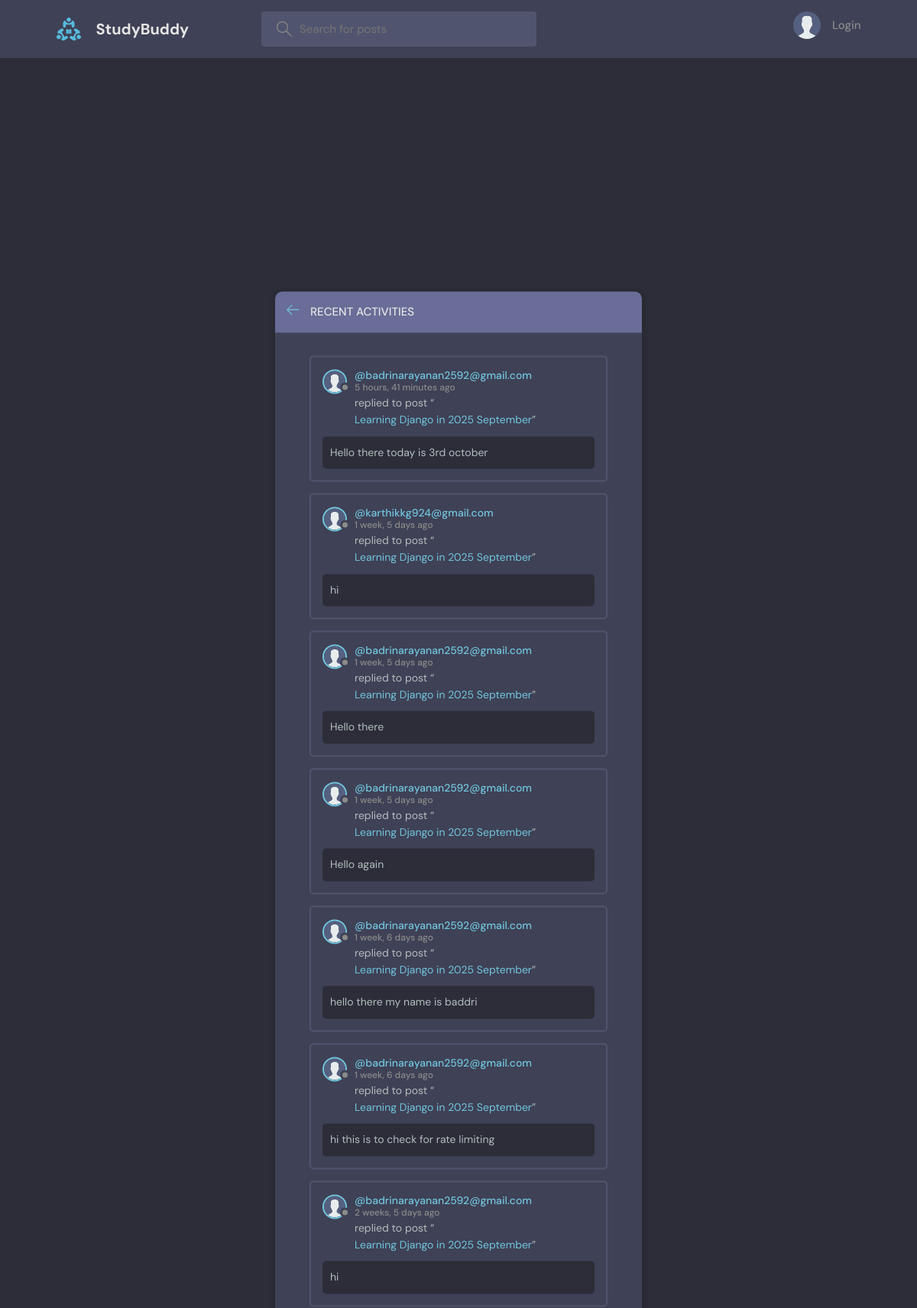
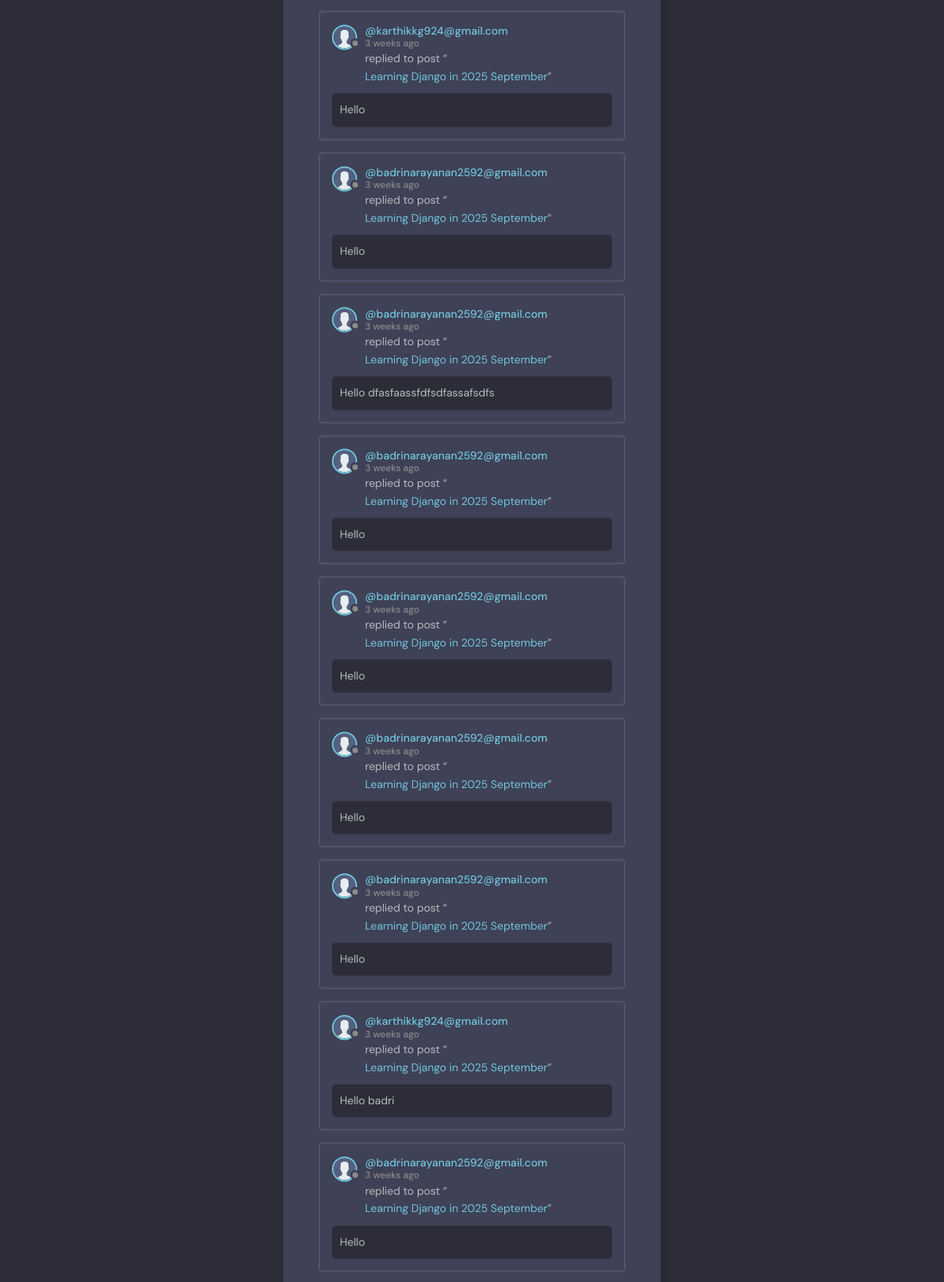
The page /activity/ (upper part) on the database its author committed (2 pictures, top to bottom).
### base/models.py (models this page shows, shortened)
class Message(models.Model):
    user = models.ForeignKey(User, on_delete=models.CASCADE)
    room = models.ForeignKey(Room, on_delete=models.CASCADE)
    body = models.TextField()
    updated = models.DateTimeField(auto_now=True)
    created = models.DateTimeField(auto_now_add=True)
    class Meta:
        ordering = ['-updated', '-created']

class User(AbstractUser):
    username = models.CharField(max_length=150, unique=False, null=True, blank=True)  # make optional
    name = models.CharField(max_length=200, null=True)
    email = models.EmailField(unique=True, null=True)
    bio = models.TextField(null=True)
    avatar = models.ImageField(null=True, default="avatar.svg")
    USERNAME_FIELD = 'email'
    REQUIRED_FIELDS = []

class Room(models.Model):
    host = models.ForeignKey(User, on_delete=models.SET_NULL, null=True)
    topic = models.ForeignKey(Topic, on_delete=models.SET_NULL, null=True)
    name = models.CharField(max_length=200)
    description = models.TextField(null=True, blank=True)
    participants = models.ManyToManyField(
        User, related_name='participants', blank=True)
    updated = models.DateTimeField(auto_now=True)
    created = models.DateTimeField(auto_now_add=True)
    class Meta:
        ordering = ['-updated', '-created']
    def __str__(self):
        return self.name

### base/views.py (the view)
# urls.py: path('activity/', views.activityPage, name="activity"),
def activityPage(request):
    room_messages = Message.objects.all()
    return render(request, 'base/activity.html', {'room_messages': room_messages})

### base/templates/base/activity.html (shortened to what this page needs)
{% extends 'main.html' %}
{% block content %}
<main class="layout">
  <div class="container">
    <div class="layout__box">
      <div class="layout__boxHeader">
        <div class="layout__boxTitle">
          <a href="{% url 'home' %}">
            <svg version="1.1" xmlns="http://www.w3.org/2000/svg" width="32" height="32" viewBox="0 0 32 32">
              <title>arrow-left</title>
              <path
                d="M13.723 2.286l-13.723 13.714 13.719 13.714 1.616-1.611-10.96-10.96h27.625v-2.286h-27.625l10.965-10.965-1.616-1.607z">
              </path>
              </path>
            </svg>
          </a>
          <h3>Recent Activities</h3>
        </div>
      </div>
      <div class="activities-page layout__body">
        {% for message in room_messages %}
        <div class="activities__box">
          <div class="activities__boxHeader roomListRoom__header">
            <a href="{% url 'user-profile' message.user.id %}" class="roomListRoom__author">
              <div class="avatar avatar--small">
                <img src="{{message.user.avatar.url}}" />
              </div>
              <p>
                @{{message.user}}
                <span>{{message.created|timesince}} ago</span>
              </p>
            </a>
          </div>
          <div class="activities__boxContent">
            <p>replied to post “<a href="{% url 'room' message.room.id %}">{{message.room}}</a>”</p>
            <div class="activities__boxRoomContent">
              {{message.body}}
            </div>
          </div>
        </div>
        {% endfor %}
      </div>
    </div>
  </div>
</main>
{% endblock content %}

### static/styles/style.css (style rules this page uses)
:root { --color-main: #71c6dd; --color-main-light: #e1f6fb; --color-dark: #3f4156; --color-dark-medium: #51546e; --color-dark-light: #696d97; --color-light: #e5e5e5; --color-gray: #8b8b8b; --color-light-gray: #b2bdbd; --color-bg: #2d2d39; --color-success: #5dd693; --color-error: #fc4b0b; }
* { font-family: "DM Sans", -apple-system, BlinkMacSystemFont, "Segoe UI", Roboto, Oxygen, Ubuntu, Cantarell, "Open Sans", "Helvetica Neue", sans-serif; margin: 0; padding: 0; box-sizing: border-box; text-rendering: optimizeLegibility; font-size: inherit; }
html { font-size: 56.25%; }
@media only screen and (min-width: 1200px) { html { font-size: 62.5%; } }
body { line-height: 1.6; font-weight: 400; font-size: 1.5rem; color: var(--color-light-gray); background-color: var(--color-bg); min-height: 100vh; }
img { width: 100%; }
a { display: inline-block; color: var(--color-main); text-decoration: none; }
.container { max-width: 120rem; width: 90%; margin: auto; }
.avatar { position: relative; display: inline-block; border-radius: 50%; border: 2px solid var(--color-main); }
.avatar img { display: block; border-radius: 50%; object-fit: cover; object-position: center; }
.avatar::after { content: ""; display: block; position: absolute; background-color: var(--color-gray); z-index: 111; border-radius: 50%; border: 0.3rem solid var(--color-dark); }
.avatar.avatar--small img { width: 2.8rem; height: 2.8rem; }
.avatar.avatar--small:after { width: 0.7rem; height: 0.7rem; bottom: 0px; right: -6px; }
.layout { margin-top: 2.4rem; }
.layout > .container { display: flex; justify-content: space-between; align-items: flex-start; }
.layout__box { width: 90%; max-width: 48rem; min-height: 40rem; position: absolute; top: 50%; left: 50%; transform: translate(-50%, -46%); background-color: var(--color-dark); border-radius: 1rem; box-shadow: 1px 1px 6px 3px rgba(0, 0, 0, 0.1); overflow: hidden; }
.layout__boxHeader { display: flex; padding: 1.5rem; background-color: var(--color-dark-light); }
.layout__boxTitle { display: flex; gap: 1.5rem; align-items: center; }
.layout__boxTitle h3 { text-transform: uppercase; font-weight: 500; color: var(--color-light); }
.layout__boxTitle svg { width: 1.6rem; height: 1.6rem; fill: var(--color-main); }
.layout__body { margin: 3rem; }
.roomListRoom__header { display: flex; justify-content: space-between; align-items: center; }
.roomListRoom__author { font-weight: 500; display: flex; align-items: center; gap: 1rem; }
.activities__box { margin: 1.5rem; padding: 1.5rem; border: 2px solid var(--color-dark-medium); border-radius: 5px; }
.activities__boxHeader p { font-size: 1.4rem; line-height: 1.3; }
.activities__boxHeader p span { color: var(--color-gray); font-size: 1.2rem; display: block; }
.activities__boxContent { margin-left: 4.2rem; }
.activities__boxContent { font-size: 1.4rem; }
.activities__boxRoomContent { background: var(--color-bg); padding: 1rem; border-radius: 5px; margin-top: 1rem; margin-left: -4.2rem; }

### rows shown on the page
Message: user.avatar (placeholder picture), user "badrinarayanan2592@gmail.com", created "5 hours, 41 minutes", room "Learning Django in 2025 September", body "Hello there today is 3rd october"
Message: user.avatar (placeholder picture), user "karthikkg924@gmail.com", created "1 week, 5 days", room "Learning Django in 2025 September", body "hi"
Message: user.avatar (placeholder picture), user "badrinarayanan2592@gmail.com", created "1 week, 5 days", room "Learning Django in 2025 September", body "Hello there"
Message: user.avatar (placeholder picture), user "badrinarayanan2592@gmail.com", created "1 week, 5 days", room "Learning Django in 2025 September", body "Hello again"
Message: user.avatar (placeholder picture), user "badrinarayanan2592@gmail.com", created "1 week, 6 days", room "Learning Django in 2025 September", body "hello there my name is baddri"
Message: user.avatar (placeholder picture), user "badrinarayanan2592@gmail.com", created "1 week, 6 days", room "Learning Django in 2025 September", body "hi this is to check for rate limiting"
Message: user.avatar (placeholder picture), user "badrinarayanan2592@gmail.com", created "2 weeks, 5 days", room "Learning Django in 2025 September", body "hi"
Message: user.avatar (placeholder picture), user "karthikkg924@gmail.com", created "3 weeks", room "Learning Django in 2025 September", body "Hello"
Message: user.avatar (placeholder picture), user "badrinarayanan2592@gmail.com", created "3 weeks", room "Learning Django in 2025 September", body "Hello"
Message: user.avatar (placeholder picture), user "badrinarayanan2592@gmail.com", created "3 weeks", room "Learning Django in 2025 September", body "Hello dfasfaassfdfsdfassafsdfs"
Message: user.avatar (placeholder picture), user "badrinarayanan2592@gmail.com", created "3 weeks", room "Learning Django in 2025 September", body "Hello"
Message: user.avatar (placeholder picture), user "badrinarayanan2592@gmail.com", created "3 weeks", room "Learning Django in 2025 September", body "Hello"
Message: user.avatar (placeholder picture), user "badrinarayanan2592@gmail.com", created "3 weeks", room "Learning Django in 2025 September", body "Hello"
Message: user.avatar (placeholder picture), user "badrinarayanan2592@gmail.com", created "3 weeks", room "Learning Django in 2025 September", body "Hello"
Message: user.avatar (placeholder picture), user "karthikkg924@gmail.com", created "3 weeks", room "Learning Django in 2025 September", body "Hello badri"
Message: user.avatar (placeholder picture), user "badrinarayanan2592@gmail.com", created "3 weeks", room "Learning Django in 2025 September", body "Hello"
